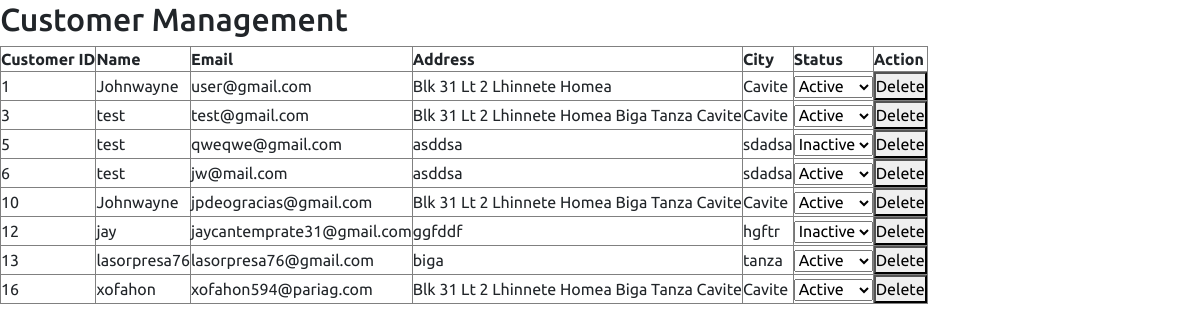
/admin/customer.php, run on an earlier commit of the app's database.
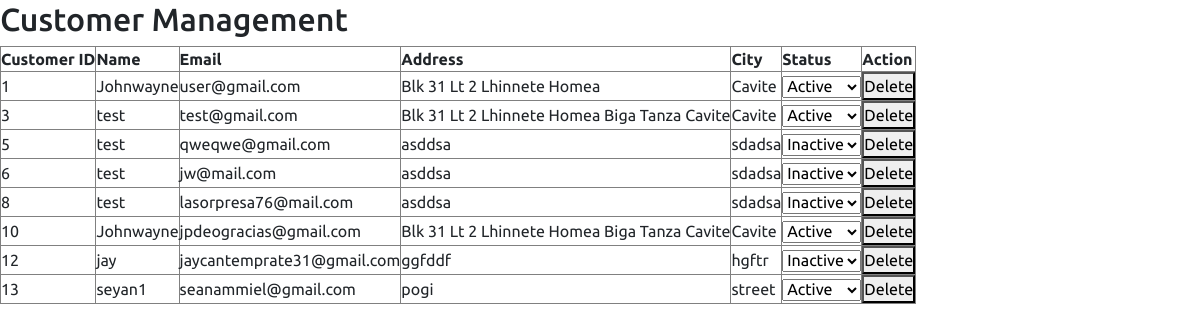
And on a later commit of the database.
### tables this page shows
CREATE TABLE `customer` (
  `cust_id` int(11) NOT NULL,
  `cust_name` varchar(255) NOT NULL,
  `cust_email` varchar(255) NOT NULL,
  `cust_phone` varchar(15) NOT NULL,
  `cust_address` text NOT NULL,
  `cust_city` varchar(255) NOT NULL,
  `cust_zip` varchar(10) NOT NULL,
  `cust_s_name` varchar(255) DEFAULT NULL,
  `cust_s_phone` varchar(15) DEFAULT NULL,
  `cust_s_address` text DEFAULT NULL,
  `cust_s_city` varchar(255) DEFAULT NULL,
  `cust_s_zip` varchar(10) DEFAULT NULL,
  `cust_password` varchar(255) NOT NULL,
  `cust_datetime` datetime DEFAULT current_timestamp(),
  `cust_timestamp` timestamp NOT NULL DEFAULT current_timestamp() ON UPDATE current_timestamp(),
  `cust_status` enum('active','inactive','suspended') DEFAULT 'active'
);

### admin/customer.php (the view, shortened to what this page needs)
<?php
include("header.php");
try {
    $stmt = $pdo->query("SELECT cust_id, cust_name, cust_email, cust_address, cust_city, cust_status FROM customer");
    $customers = $stmt->fetchAll(PDO::FETCH_ASSOC);
} catch (PDOException $e) {
    echo "Error fetching customers: " . $e->getMessage();
    exit;
}
?>
<!DOCTYPE html>
<html lang="en">
<head>
</head>
<body>
<h2>Customer Management</h2>
<table border="1">
    <thead>
        <tr>
            <th>Customer ID</th>
            <th>Name</th>
            <th>Email</th>
            <th>Address</th>
            <th>City</th>
            <th>Status</th>
            <th>Action</th>
        </tr>
    </thead>
    <tbody>
        <?php foreach ($customers as $customer): ?>
        <tr>
            <td><?php echo htmlspecialchars($customer['cust_id']); ?></td>
            <td><?php echo htmlspecialchars($customer['cust_name']); ?></td>
            <td><?php echo htmlspecialchars($customer['cust_email']); ?></td>
            <td><?php echo htmlspecialchars($customer['cust_address']); ?></td>
            <td><?php echo htmlspecialchars($customer['cust_city']); ?></td>
            <td>
                <form action="change-status.php" method="POST">
                    <select name="status" onchange="this.form.submit()">
                        <option value="active" <?php echo ($customer['cust_status'] == 'active') ? 'selected' : ''; ?>>Active</option>
                        <option value="inactive" <?php echo ($customer['cust_status'] == 'inactive') ? 'selected' : ''; ?>>Inactive</option>
                    </select>
                </form>
            </td>
            <td>
                <form action="customer-delete.php" method="POST" onsubmit="return confirm('Are you sure you want to delete this customer?');">
                    <button type="submit" name="delete_customer">Delete</button>
                </form>
            </td>
        </tr>
        <?php endforeach; ?>
    </tbody>
</table>
</body>
</html>

What changed in the data, as far as the page shows it:
removed customer: cust_id "16", cust_name "xofahon", cust_email "xofahon594@pariag.com", cust_address "Blk 31 Lt 2 Lhinnete Homea Biga Tanza Cavite", cust_city "Cavite", status "Active"
changed customer "jw@mail.com": status "Active" → "Inactive"
added customer: cust_id "8", cust_name "test", cust_email "lasorpresa76@mail.com", cust_address "asddsa", cust_city "sdadsa", status "Inactive"
changed customer id 13: cust_name "lasorpresa76" → "seyan1"; cust_email "lasorpresa76@gmail.com" → "seanammiel@gmail.com"; cust_address "biga" → "pogi"; cust_city "tanza" → "street"
